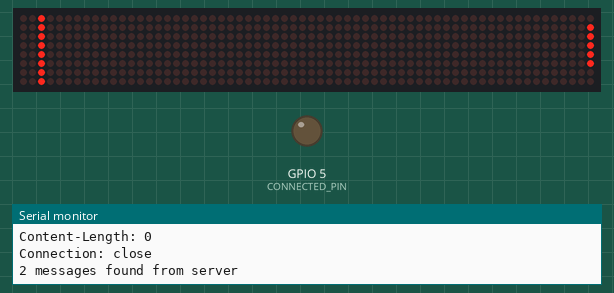
Simulated run of this sketch. Board: ESP8266 (NodeMCU). On the bench: 64×8 LED matrix, output pins drawn as LEDs (lit = HIGH), the last lines printed to the serial monitor. WiFi joins after 1.5 s; servers stay silent unless stated; uploads are accepted with an empty reply.

Above: at 4.11 s.
At 11.97 s:
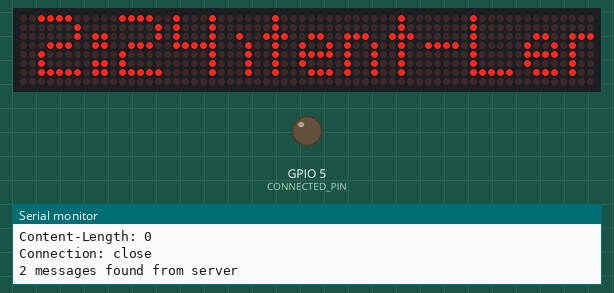
At 20.13 s:
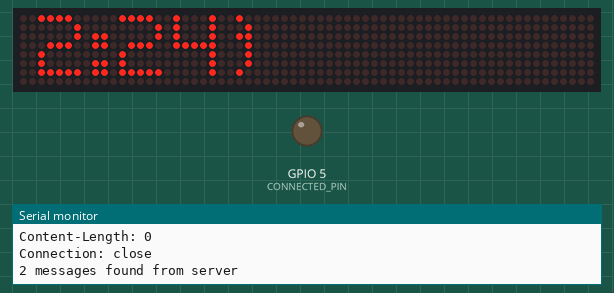
At 36.3 s:
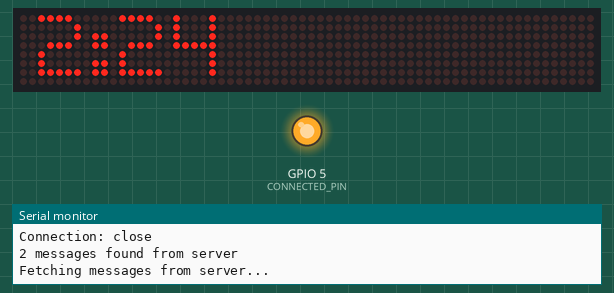
Timing chart, 0 to 38.8 s (numbered marks = the images above):
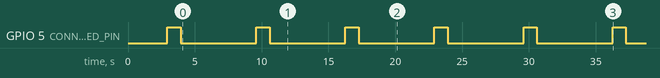

Measured:
- by itself, GPIO 5 (CONNECTED_PIN): alternates HIGH for 1.0 s and LOW for 5.7 s

The sketch:

WebDisplayMatrix.ino
```cpp
#include <ArduinoJson.h>
#include <MD_Parola.h>
#include <MD_MAX72xx.h>
#include <ESP8266WiFi.h>          //ESP8266 Core WiFi Library (you most likely already have this in your sketch)
#include <TimeLib.h>
#include <DNSServer.h>            //Local DNS Server used for redirecting all requests to the configuration portal
#include <ESP8266WebServer.h>     //Local WebServer used to serve the configuration portal
#include <WiFiManager.h>          //https://github.com/tzapu/WiFiManager WiFi Configuration Magic
#include <vector>
#include <string>
#include <Metro.h>
#include <SPI.h>

using namespace std;
#define    MAX_DEVICES    8
#define    MAX_ZONES    2
#define    CLK_PIN        14
#define    DATA_PIN    13
#define    CS_PIN        15
#define CONNECTED_PIN 5

MD_Parola P = MD_Parola(CS_PIN, MAX_DEVICES);


/*
						Declare Time
*/
static const char ntpServerName[] = "time.nist.gov";//a
const int timeZone = -8; // Central European Time //a
WiFiUDP Udp;//a
unsigned int localPort = 8888;//a
time_t getNtpTime();//a
void sendNTPpacket(IPAddress &address); //a
char numstr_last[6];
time_t t;
time_t prevDisplay = 0; //a
Metro timeMetro = Metro(7200000); //2 hours

/*
						Declare Message Stuff
*/
const string LASTLINEBEFOREMESSAGES = "Content-Type"; //The line that gets detected before reading messages. should be some part of the HTTP response
vector <string> messageList;
const char* hostMessageServer = "onagainapps.com"; //message server credentials
const char* urlMessageServer = "/messageboard/messages.txt";

/*
						Declare Weather stuff
*/

const char host[] = "openweathermap.org";
String data = "";
Metro weatherMetro(1800000); //30 minutes
StaticJsonBuffer<200> jsonBuffer;


struct WeatherData
{
	float temp;
	char conditions[32];
};


/*
						Declare Display Stuff
*/

#define ZONE_TIME 1
#define ZONE_MESSAGE 0


const short int ANIMATION_DELAY = 20; // in milliseconds
char zone0Message[256] = "Message"; // message zone string
char zone1Message[6] = "88:88"; // time zone string
String zone0String;


#define ANIMATION_TIMEOUT 20000 //milliseconds
vector<string> getMessagesFromServer();
vector<string> getResponseFromHost(const char* host, const char* url);
void performMessageOperations();

void convertUrlToAscii(char data[]);
WiFiClient client;


void setup()
{
	delay(1000);
	t = now();
	Serial.begin(115200);
	Serial.write("STARTING");
	pinMode(CONNECTED_PIN, OUTPUT);

	/*
				SETUP LED MATRIX
	*/
	P.begin(2);

	delay(50);
	P.setZone(0, 0, 4); // message scroller
	P.setZone(1, 5, 7); // time
	P.setTextBuffer(0, zone0Message);
	P.setTextBuffer(1, zone1Message);
	//P.setFont(ZONE_MESSAGE, font);
	P.setIntensity(0, 1);
	P.setIntensity(1, 3);
	P.setSpeed(ZONE_TIME, 20);
	P.setPause(0, 0);
	P.setTextEffect(0, PA_SCROLL_LEFT, PA_SCROLL_LEFT);
	P.setTextEffect(1, PA_WIPE_CURSOR, PA_NO_EFFECT);
	P.setTextAlignment(ZONE_MESSAGE, PA_CENTER);
	P.setTextAlignment(ZONE_TIME, PA_CENTER);


	delay(50);
	/*
				SETUP WIFI
	*/
	WiFiManager wifiManager;
	wifiManager.autoConnect("Matrix8x64", "password");
	while (WiFi.status() != WL_CONNECTED) {
		delay(250);
		Serial.print(".");
	}

/*
			  SETUP TIME
*/
	Serial.print("local ip:");
	Serial.println(WiFi.localIP());
	Serial.println("Starting UDP");
	Udp.begin(localPort);
	Serial.print("Local port: ");
	Serial.println(Udp.localPort());
	Serial.println("waiting for sync");
	setSyncProvider(getNtpTime);
	setSyncInterval(300);


	/*
				SETUP WEATHER
	*/


	delay(50);
}

void loop()
{
	//if its time to, get the messages from server
	if (timeMetro.check() == 1)
	{
		performTimeKeepingOperations();
	}

	if (weatherMetro.check() == 1)
	{
		//getWeatherData();
	}

	/*
		while (Serial.available()) {

		zone0String = Serial.readString();// read the incoming data as string

		Serial.println(zone0String);
		strcpy(zone0Message, zone0String.c_str());
		convertUrlToAscii(zone0Message);
		P.displayReset(ZONE_MESSAGE);


	}
	*/


	performMessageOperations();
	//system_soft_wdt_feed(); //disabled because its underlined in red
	P.displayAnimate();

}

void getWeatherData()
{
	httpRequest();
	JsonObject& root = jsonBuffer.parse(client);


}


void httpRequest() {
	// close any connection before send a new request.
	// This will free the socket on the WiFi shield
	client.stop();
	delay(100);

	Serial.print("connecting to ");
	Serial.println(host);

	// Use WiFiClient class to create TCP connections
	const int httpPort = 80;
	if (!client.connect(host, httpPort)) {
		Serial.println("connection failed");
		return;
	}

	Serial.print("Requesting URL: ");
	// This will send the request to the server
	client.print(String("GET ") + "/data/2.5/weather?id=5812944&units=imperial&appid=e8e5a79d31772266504ee1f0f748842e" + " HTTP/1.1\r\n");
	client.print("Host: api.openweathermap.org\r\n");
	client.print("Connection: close\r\n\r\n");

	delay(10);
}

void performMessageOperations()
{
	static int currentMessageNumber = 0;

	if (P.getZoneStatus(ZONE_MESSAGE))// || millis() - LAST_MILLISECONDS > ANIMATION_TIMEOUT)//if animation complete or ANIMATION_TIMEOUT ms have passed
	{
		if (messageList.empty() || currentMessageNumber == messageList.size()-1) //if reached end of list OR no list
		{
			//Serial.println("Reached end of messageList.");
			getMessagesFromServer();
			currentMessageNumber = 0;
		} else
		{
			//Serial.print("This messages first letter is ");
			//Serial.println (messageList[currentMessageNumber][0]);
			currentMessageNumber++;
		}
		//Serial.println("Setting message");
		//strcpy(zone0Message, static_cast<string>(messageList[currentMessageNumber]).c_str());

		strcpy(zone0Message, messageList[currentMessageNumber].substr(1, 255).c_str());

		if (messageList[currentMessageNumber].size() < 9)
		{
			P.setPause(ZONE_MESSAGE, 350);
			P.setSpeed(ZONE_MESSAGE, 15);
			P.setTextEffect(ZONE_MESSAGE, PA_SCROLL_DOWN, PA_SCROLL_DOWN);
		} else
		{
			P.setPause(ZONE_MESSAGE, 0);
			P.setSpeed(ZONE_MESSAGE, 23);
			P.setTextEffect(ZONE_MESSAGE, PA_SCROLL_LEFT, PA_SCROLL_LEFT);
		}
		P.displayReset(ZONE_MESSAGE);

	}
}

void convertUrlToAscii(char data[])
{
	// Create two pointers that point to the start of the data
	char *leader = data;
	char *follower = leader;

	// While we're not at the end of the string (current character not NULL)
	while (*leader) {
		// Check to see if the current character is a %
		if (*leader == '%') {

			// Grab the next two characters and move leader forwards
			leader++;
			char high = *leader;
			leader++;
			char low = *leader;

			// Convert ASCII 0-9A-F to a value 0-15
			if (high > 0x39) high -= 7;
			high &= 0x0f;

			// Same again for the low byte:
			if (low > 0x39) low -= 7;
			low &= 0x0f;

			// Combine the two into a single byte and store in follower:
			*follower = (high << 4) | low;
		}
		else {
			// All other characters copy verbatim
			*follower = *leader;
		}

		// Move both pointers to the next character:
		leader++;
		follower++;
	}
	// Terminate the new string with a NULL character to trim it off
	*follower = 0;
}

vector<string> getMessagesFromServer()
{
	messageList.clear();
	Serial.println("Fetching messages from server...");
	bool readingMessages = false;
	vector<string> response = getResponseFromHost(hostMessageServer, urlMessageServer);

	for (string currentLine : response) { // loop through each line of response
		Serial.println(currentLine.c_str());
		if (!readingMessages && currentLine.find(LASTLINEBEFOREMESSAGES) != string::npos)
		{
			readingMessages = true;
		} else
		{
			if (readingMessages) //read releavant strings into messageList
			{
				if (currentLine.length() > 1) // make sure line isn't blank
				{
					messageList.push_back(currentLine);
				}
			}
		}
	}

	Serial.print(messageList.size());
	Serial.println(" messages found from server");
	return response;
}

vector<string> getResponseFromHost(const char* host, const char* url)
{
	// Use WiFiClient class to create TCP connections
	WiFiClient client;
	const int httpPort = 80;
	vector<string> response;

	//try to connect
	if (!client.connect(host, httpPort)) {
		Serial.println("connection failed");
		return response;
	}

	//send request to server
	client.print(String("GET ") + url + " HTTP/1.1\r\n" +
		"Host: " + host + "\r\n" +
		"Connection: close\r\n\r\n");
	unsigned long timeout = millis();
	while (client.available() == 0) {
		if (millis() - timeout > 5000) {
			Serial.println(">>> Client Timeout !");
			client.stop();
			return response;
		}
	}

	//prepare for the response

	digitalWrite(CONNECTED_PIN, HIGH); // turn on the light
	while (client.available())
	{
		string thisLine = client.readStringUntil('\r').c_str();
		response.push_back(thisLine);
	}
	digitalWrite(CONNECTED_PIN, LOW); // turn off the light

	if (timeStatus() != timeNotSet) {
		if (now() != prevDisplay) { //update the display only if time has changed
			prevDisplay = now();
			performTimeKeepingOperations();
		}
	} else
	{

	}

	return response;
}

void performTimeKeepingOperations()
{
	static int prevHour, prevMinute;
	static int nowHour, nowMinute;
	nowHour = hour();
	nowMinute = minute();
	static int formattedHr;

	if (nowHour != prevHour || nowMinute != prevMinute)
	{ //update time display
		if (nowHour == 0)
		{
			formattedHr = 12;
		} else if (nowHour > 12)
		{
			formattedHr = nowHour - 12;
		} else
		{
			formattedHr = nowHour;
		}
		sprintf(zone1Message, "%i:%02i", formattedHr, minute());


		Serial.println(zone1Message);
		P.displayReset(ZONE_TIME);

		prevHour = nowHour;
		prevMinute = nowMinute;
	}
}


/*
 *                     NTP TIME STUFF
*/

const int NTP_PACKET_SIZE = 48; // NTP time is in the first 48 bytes of message
byte packetBuffer[NTP_PACKET_SIZE]; //buffer to hold incoming & outgoing packets

time_t getNtpTime()
{
	IPAddress ntpServerIP; // NTP server's ip address

	while (Udp.parsePacket() > 0); // discard any previously received packets
	Serial.println("Transmit NTP Request");
	// get a random server from the pool
	WiFi.hostByName(ntpServerName, ntpServerIP);
	Serial.print(ntpServerName);
	Serial.print(": ");
	Serial.println(ntpServerIP);
	sendNTPpacket(ntpServerIP);
	uint32_t beginWait = millis();
	while (millis() - beginWait < 1500) {
		int size = Udp.parsePacket();
		if (size >= NTP_PACKET_SIZE) {
			Serial.println("Receive NTP Response");
			Udp.read(packetBuffer, NTP_PACKET_SIZE);  // read packet into the buffer
			unsigned long secsSince1900;
			// convert four bytes starting at location 40 to a long integer
			secsSince1900 = (unsigned long)packetBuffer[40] << 24;
			secsSince1900 |= (unsigned long)packetBuffer[41] << 16;
			secsSince1900 |= (unsigned long)packetBuffer[42] << 8;
			secsSince1900 |= (unsigned long)packetBuffer[43];
			return secsSince1900 - 2208988800UL + timeZone * SECS_PER_HOUR;
		}
	}
	Serial.println("No NTP Response :-(");
	return 0; // return 0 if unable to get the time
}

// send an NTP request to the time server at the given address
void sendNTPpacket(IPAddress &address)
{
	// set all bytes in the buffer to 0
	memset(packetBuffer, 0, NTP_PACKET_SIZE);
	// Initialize values needed to form NTP request
	// (see URL above for details on the packets)
	packetBuffer[0] = 0b11100011;   // LI, Version, Mode
	packetBuffer[1] = 0;     // Stratum, or type of clock
	packetBuffer[2] = 6;     // Polling Interval
	packetBuffer[3] = 0xEC;  // Peer Clock Precision
							 // 8 bytes of zero for Root Delay & Root Dispersion
	packetBuffer[12] = 49;
	packetBuffer[13] = 0x4E;
	packetBuffer[14] = 49;
	packetBuffer[15] = 52;
	// all NTP fields have been given values, now
	// you can send a packet requesting a timestamp:
	Udp.beginPacket(address, 123); //NTP requests are to port 123
	Udp.write(packetBuffer, NTP_PACKET_SIZE);
	Udp.endPacket();
}
```
